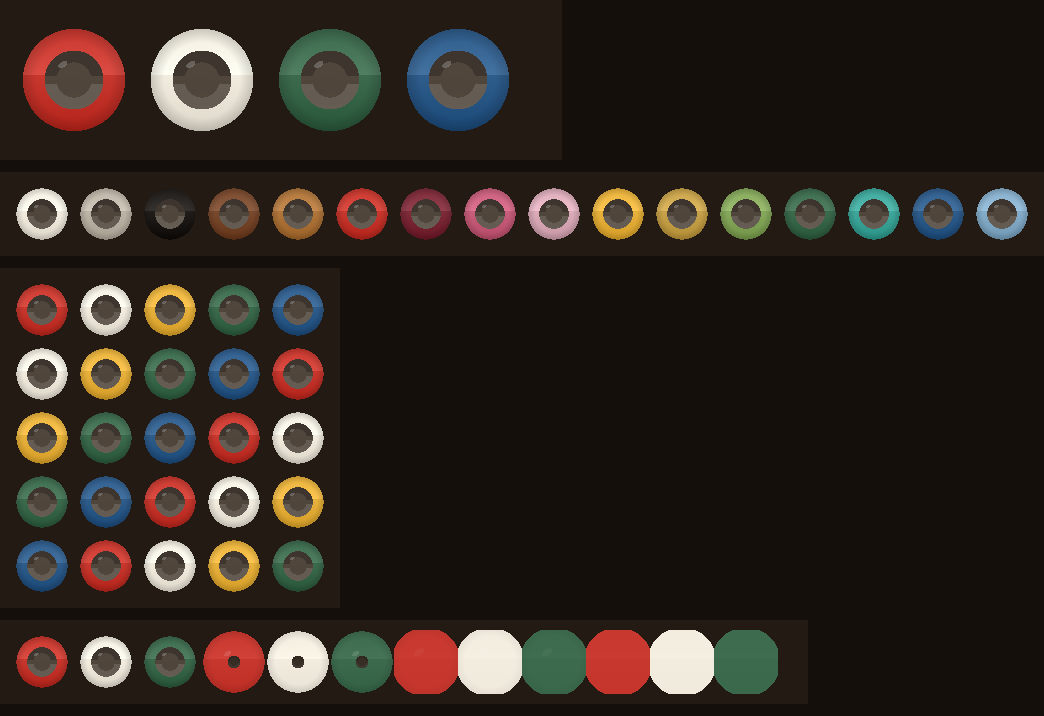

Here is the Python script that generated this plot:
# -*- coding: utf-8 -*-
"""用纯 PIL 复现 canvas 的珠子绘制逻辑，渲染出来目视检查材质（不依赖 numpy）。"""
import math, os
from PIL import Image

BASE = os.path.dirname(os.path.abspath(__file__))

PAL = {
    'w': '#F3EDE0', 'e': '#BDB6A8', 'k': '#221E1B', 'm': '#7A4A2E',
    'o': '#B0763C', 'r': '#C8382F', 'v': '#7E2B3A', 'p': '#C95F7C',
    'l': '#DCACBB', 'y': '#E9B23C', 'd': '#C9A34B', 'g': '#86A95C',
    'n': '#3D6B4E', 't': '#3FA79B', 'b': '#2F5D8C', 'c': '#86AECB',
}


def hex2rgb(h):
    h = h.lstrip('#')
    return [int(h[i:i + 2], 16) for i in (0, 2, 4)]


def clamp(v):
    return max(0.0, min(255.0, v))


def lighten(c, f):
    return [clamp(x + f * 255) for x in c]


def darken(c, f):
    return [clamp(x - f * 255) for x in c]


def lerp(a, b, t):
    return a + (b - a) * t


def over(dst, src, sa):
    dr, da = dst
    if sa <= 0:
        return dst
    oa = sa + da * (1 - sa)
    if oa <= 0:
        return ([0, 0, 0], 0.0)
    orgb = [src[j] * sa + dr[j] * da * (1 - sa) for j in range(3)]
    return ([v / oa for v in orgb], oa)


def in_ellipse(px, py, cx, cy, a, b, rot):
    cr, sr = math.cos(rot), math.sin(rot)
    ux = ((px - cx) * cr + (py - cy) * sr) / a
    uy = (-(px - cx) * sr + (py - cy) * cr) / b
    return ux * ux + uy * uy <= 1.0


def radial_alpha(d, inner, outer, a_in, a_out):
    if d <= inner:
        return a_in
    if d >= outer:
        return a_out
    t = (d - inner) / (outer - inner)
    return lerp(a_in, a_out, t)


def body_color(py, cy, R, base, light, dark):
    t = max(0.0, min(1.0, (py - (cy - R)) / (2 * R)))
    if t < 0.45:
        f = t / 0.45
        return [base[i] + (light[i] - base[i]) * f for i in range(3)]
    else:
        f = (t - 0.45) / 0.55
        return [base[i] + (dark[i] - base[i]) * f for i in range(3)]


def draw_bead(size, hexcol, t=0.0):
    """t=0 普通珠子；t>0 熨烫融合进度。返回 RGBA 图像。"""
    s = size
    base = hex2rgb(hexcol)
    cx = cy = s / 2.0
    grow = min(1.0, t / 0.62)
    flat = min(1.0, t / 0.82)
    R = s * (0.40 + 0.14 * grow)
    RH = s * 0.23 * (1 - grow)

    light_f = max(0.01, 0.08 - 0.10 * flat) if t > 0 else 0.08
    dark_f = max(0.01, 0.08 - 0.10 * flat) if t > 0 else 0.08
    light = lighten(base, light_f)
    dark = darken(base, dark_f)

    # 高光参数
    hcx = cx - R * (0.22 if t <= 0 else 0.20)
    hcy = cy - R * (0.30 if t <= 0 else 0.28)
    ha = R * (0.10 if t <= 0 else (0.10 + 0.08 * flat))
    hb = R * (0.055 if t <= 0 else (0.055 + 0.04 * flat))
    hrot = -0.55
    h_a = max(0.0, 0.22 - 0.22 * flat)

    buf = bytearray(s * s * 4)
    k = 0
    for y in range(s):
        py = y + 0.5
        for x in range(s):
            px = x + 0.5
            dx, dy = px - cx, py - cy
            d = math.hypot(dx, dy)

            rgb, a = ([0.0, 0.0, 0.0], 0.0)

            # 1) 底部软阴影（未熨烫时立在钉板上）
            if t <= 0:
                sh_d = math.hypot(px - cx, (py - (cy + R * 0.32)) / 0.40)
                if sh_d < R * 0.90:
                    sa = radial_alpha(sh_d, 0, R * 0.90, 0.28, 0)
                    rgb, a = over((rgb, a), [0, 0, 0], sa)

            # 2) 珠体：外圆挖去中心孔的环形
            if d <= R and d >= RH:
                c = body_color(py, cy, R, base, light, dark)
                rgb, a = over((rgb, a), c, 1.0)
                # 管壁厚度：外缘压暗
                wa = radial_alpha(d, R * 0.74, R, 0, 0.16)
                if t > 0:
                    wa *= (1 - t)
                rgb, a = over((rgb, a), [0, 0, 0], wa)

            # 3) 孔洞：露出钉板/钉柱暖灰色，孔壁下侧受光、上侧背光
            if RH > 0.4 and d <= RH:
                fade = (1 - grow) if t > 0 else 1.0
                rgb, a = over((rgb, a), [82, 72, 62], 0.96 * fade)
                if py > cy + RH * 0.12 and d > RH * 0.60:
                    rgb, a = over((rgb, a), [255, 255, 255], 0.12 * fade)
                if py < cy - RH * 0.12 and d > RH * 0.60:
                    rgb, a = over((rgb, a), [0, 0, 0], 0.22 * fade)

            # 4) 环面高光：左上小椭圆
            if in_ellipse(px, py, hcx, hcy, ha, hb, hrot):
                rgb, a = over((rgb, a), [255, 255, 255], h_a)

            buf[k] = int(clamp(rgb[0]))
            buf[k + 1] = int(clamp(rgb[1]))
            buf[k + 2] = int(clamp(rgb[2]))
            buf[k + 3] = int(clamp(a * 255))
            k += 4

    return Image.frombytes('RGBA', (s, s), bytes(buf))


def main():
    BG = (34, 26, 19, 255)

    # 1) 大珠子细节
    big = Image.new('RGBA', (128 * 4 + 50, 160), BG)
    for i, code in enumerate(['r', 'w', 'n', 'b']):
        big.alpha_composite(draw_bead(128, PAL[code]), (i * 128 + 10, 16))

    # 2) 全色卡一排
    codes = list(PAL.keys())
    row = Image.new('RGBA', (64 * len(codes) + 20, 84), BG)
    for i, c in enumerate(codes):
        row.alpha_composite(draw_bead(64, PAL[c]), (10 + i * 64, 10))

    # 3) 5x5 阵列
    grid = Image.new('RGBA', (5 * 64 + 20, 5 * 64 + 20), BG)
    for j in range(5):
        for i in range(5):
            code = ['r', 'w', 'y', 'n', 'b'][(i + j) % 5]
            grid.alpha_composite(draw_bead(64, PAL[code]), (10 + i * 64, 10 + j * 64))

    # 4) 熨烫过程 t = 0 / 0.35 / 0.7 / 1.0
    iron = Image.new('RGBA', (64 * 4 * 3 + 40, 84), BG)
    for kk, t in enumerate([0.0, 0.35, 0.7, 1.0]):
        for i, code in enumerate(['r', 'w', 'n']):
            iron.alpha_composite(draw_bead(64, PAL[code], t), (10 + (kk * 3 + i) * 64, 10))

    parts = [big, row, grid, iron]
    W = max(p.width for p in parts)
    H = sum(p.height + 12 for p in parts)
    canvas = Image.new('RGBA', (W, H), (20, 15, 11, 255))
    y = 0
    for p in parts:
        canvas.alpha_composite(p, (0, y))
        y += p.height + 12
    canvas.convert('RGB').save(os.path.join(BASE, 'bead_check.png'))
    print('saved bead_check.png', canvas.size)


if __name__ == '__main__':
    main()
